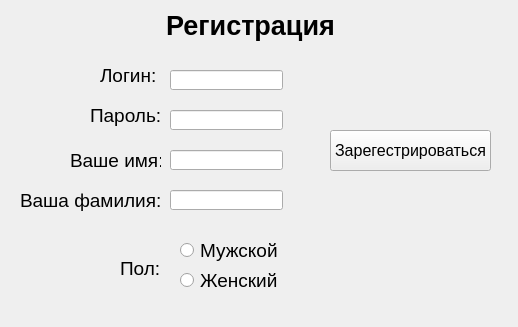
<?xml version="1.0" encoding="UTF-8"?>
<ui version="4.0">
 <class>Form</class>
 <widget class="QWidget" name="Form">
  <property name="geometry">
   <rect>
    <x>0</x>
    <y>0</y>
    <width>518</width>
    <height>327</height>
   </rect>
  </property>
  <property name="windowTitle">
   <string>Form</string>
  </property>
  <widget class="QLineEdit" name="login_edit">
   <property name="geometry">
    <rect>
     <x>170</x>
     <y>70</y>
     <width>113</width>
     <height>20</height>
    </rect>
   </property>
   <property name="font">
    <font>
     <pointsize>14</pointsize>
    </font>
   </property>
  </widget>
  <widget class="QLineEdit" name="firstname_edit">
   <property name="geometry">
    <rect>
     <x>170</x>
     <y>150</y>
     <width>113</width>
     <height>20</height>
    </rect>
   </property>
   <property name="font">
    <font>
     <pointsize>14</pointsize>
    </font>
   </property>
  </widget>
  <widget class="QLineEdit" name="lastname_edit">
   <property name="geometry">
    <rect>
     <x>170</x>
     <y>190</y>
     <width>113</width>
     <height>20</height>
    </rect>
   </property>
   <property name="font">
    <font>
     <pointsize>14</pointsize>
    </font>
   </property>
  </widget>
  <widget class="QLineEdit" name="password_edit">
   <property name="geometry">
    <rect>
     <x>170</x>
     <y>110</y>
     <width>113</width>
     <height>20</height>
    </rect>
   </property>
   <property name="font">
    <font>
     <pointsize>14</pointsize>
    </font>
   </property>
  </widget>
  <widget class="QLabel" name="lastname_label">
   <property name="geometry">
    <rect>
     <x>20</x>
     <y>190</y>
     <width>141</width>
     <height>21</height>
    </rect>
   </property>
   <property name="font">
    <font>
     <pointsize>14</pointsize>
    </font>
   </property>
   <property name="text">
    <string>Ваша фамилия:</string>
   </property>
  </widget>
  <widget class="QLabel" name="firstname_label">
   <property name="geometry">
    <rect>
     <x>70</x>
     <y>150</y>
     <width>91</width>
     <height>21</height>
    </rect>
   </property>
   <property name="font">
    <font>
     <pointsize>14</pointsize>
    </font>
   </property>
   <property name="text">
    <string>Ваше имя:</string>
   </property>
  </widget>
  <widget class="QRadioButton" name="man_radio">
   <property name="geometry">
    <rect>
     <x>180</x>
     <y>240</y>
     <width>101</width>
     <height>21</height>
    </rect>
   </property>
   <property name="font">
    <font>
     <pointsize>14</pointsize>
    </font>
   </property>
   <property name="text">
    <string>Мужской</string>
   </property>
  </widget>
  <widget class="QLabel" name="password_label">
   <property name="geometry">
    <rect>
     <x>90</x>
     <y>100</y>
     <width>81</width>
     <height>31</height>
    </rect>
   </property>
   <property name="font">
    <font>
     <pointsize>14</pointsize>
    </font>
   </property>
   <property name="text">
    <string>Пароль:</string>
   </property>
  </widget>
  <widget class="QRadioButton" name="woman_radio">
   <property name="geometry">
    <rect>
     <x>180</x>
     <y>270</y>
     <width>101</width>
     <height>21</height>
    </rect>
   </property>
   <property name="font">
    <font>
     <pointsize>14</pointsize>
    </font>
   </property>
   <property name="text">
    <string>Женский</string>
   </property>
  </widget>
  <widget class="QLabel" name="login_label">
   <property name="geometry">
    <rect>
     <x>100</x>
     <y>60</y>
     <width>101</width>
     <height>31</height>
    </rect>
   </property>
   <property name="font">
    <font>
     <pointsize>14</pointsize>
    </font>
   </property>
   <property name="text">
    <string>Логин:</string>
   </property>
  </widget>
  <widget class="QLabel" name="gender_label">
   <property name="geometry">
    <rect>
     <x>120</x>
     <y>260</y>
     <width>47</width>
     <height>16</height>
    </rect>
   </property>
   <property name="font">
    <font>
     <pointsize>14</pointsize>
    </font>
   </property>
   <property name="text">
    <string>Пол:</string>
   </property>
  </widget>
  <widget class="QLabel" name="label">
   <property name="geometry">
    <rect>
     <x>140</x>
     <y>10</y>
     <width>221</width>
     <height>31</height>
    </rect>
   </property>
   <property name="font">
    <font>
     <pointsize>20</pointsize>
     <weight>75</weight>
     <bold>true</bold>
    </font>
   </property>
   <property name="text">
    <string>Регистрация</string>
   </property>
   <property name="alignment">
    <set>Qt::AlignCenter</set>
   </property>
  </widget>
  <widget class="QPushButton" name="reg_complete">
   <property name="geometry">
    <rect>
     <x>330</x>
     <y>130</y>
     <width>161</width>
     <height>41</height>
    </rect>
   </property>
   <property name="font">
    <font>
     <pointsize>12</pointsize>
    </font>
   </property>
   <property name="text">
    <string>Зарегестрироваться</string>
   </property>
  </widget>
  <widget class="QLabel" name="error_label">
   <property name="geometry">
    <rect>
     <x>330</x>
     <y>180</y>
     <width>171</width>
     <height>21</height>
    </rect>
   </property>
   <property name="font">
    <font>
     <pointsize>11</pointsize>
    </font>
   </property>
   <property name="text">
    <string/>
   </property>
  </widget>
 </widget>
 <resources/>
 <connections/>
</ui>
